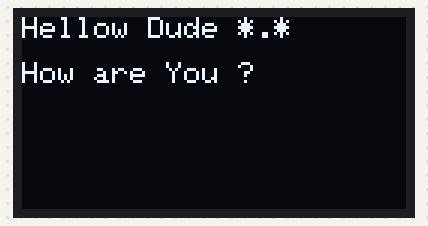
A sketch run on a simulated Arduino Uno, built with avr-gcc and run on an emulated ATmega328P. Parts: 128×64 one-colour display.

Above: at 0.1 s.

The sketch:

1.3_inch_oled_Simple_text_printing.ino
```cpp
#include<Wire.h>
#include<Adafruit_GFX.h>
#include<Adafruit_SH110X.h>

Adafruit_SH1106G display(128,64,&Wire,-1);

void setup()
{
 Wire.begin();
 display.begin(0x3C,true);
 display.clearDisplay();
 display.setTextSize(1);
 display.setTextColor(SH110X_WHITE);
 display.setCursor(0,0);
 display.print("Hellow Dude *.*");
 display.setCursor(0,15);
 display.print("How are You ?");
 display.display();
}
void loop()
{

}
```
